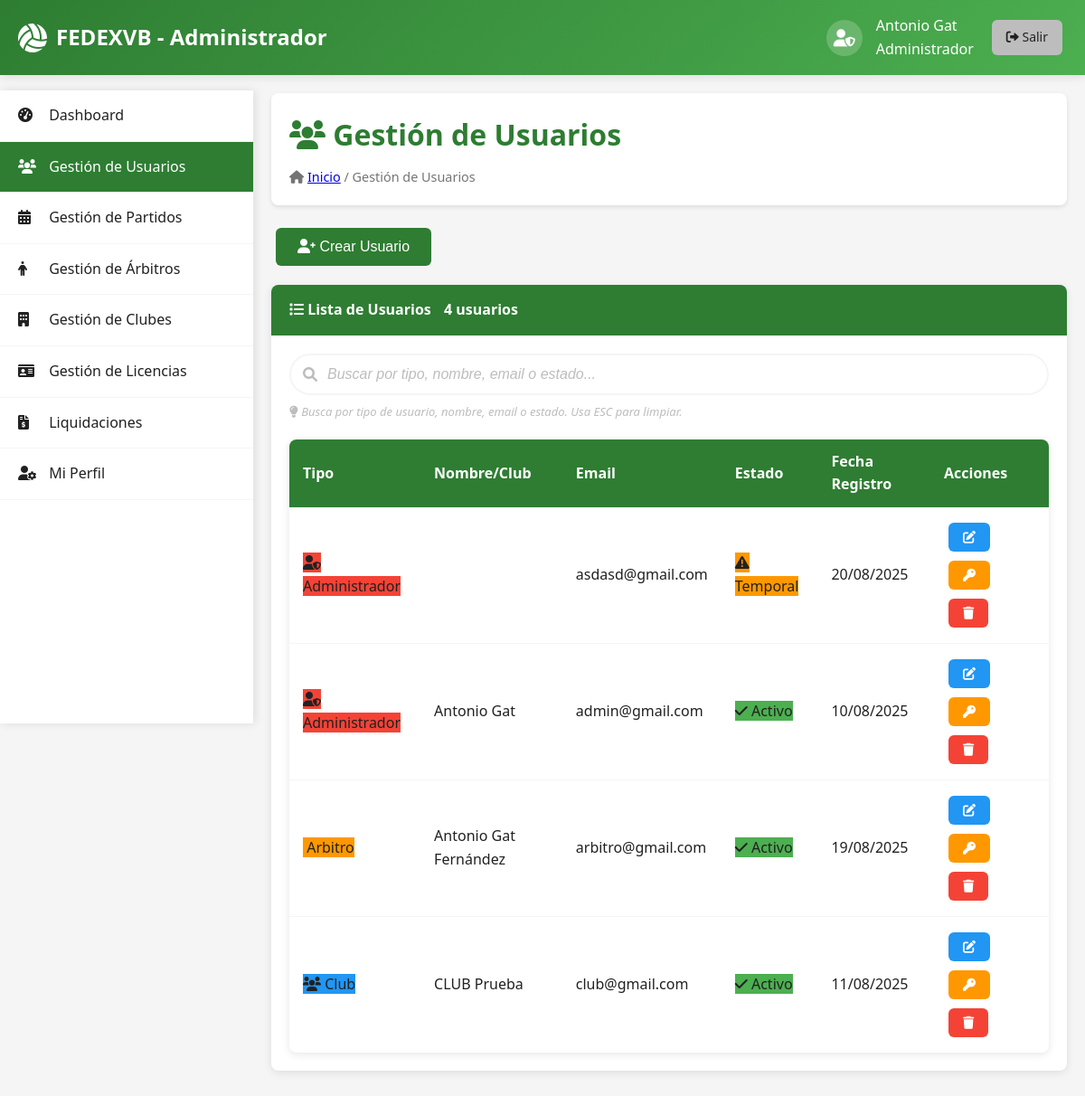
The app's page /admin/usuarios.php (signed in) with its own data.
### tables this page shows
CREATE TABLE IF NOT EXISTS `usuarios` (
  `id` int(11) NOT NULL AUTO_INCREMENT,
  `tipo_usuario` enum('administrador','arbitro','club') NOT NULL,
  `email` varchar(255) NOT NULL,
  `password` varchar(255) NOT NULL,
  `password_temporal` tinyint(1) DEFAULT 1,
  `fecha_creacion` timestamp NOT NULL DEFAULT current_timestamp(),
  `activo` tinyint(1) DEFAULT 1,
  PRIMARY KEY (`id`),
  UNIQUE KEY `email` (`email`)
);

### includes/functions.php (called while the page is built, shortened)
<?php
function format_date($date, $format = 'd/m/Y') {
    return date($format, strtotime($date));
}
function get_user_avatar($user_type) {
    switch ($user_type) {
        case 'administrador':
            return 'fas fa-user-shield';
        case 'arbitro':
            return 'fas fa-whistle';
        case 'club':
            return 'fas fa-users';
    }
}
?>

### admin/usuarios.php (the view, shortened to what this page needs)
<?php
require_once __DIR__ . '/../includes/functions.php';
$database = new Database();
$conn = $database->getConnection();
$query = "SELECT u.*,
                 CASE
                     WHEN u.tipo_usuario = 'administrador' THEN CONCAT(a.nombre, ' ', a.apellidos)
                     WHEN u.tipo_usuario = 'arbitro' THEN CONCAT(ar.nombre, ' ', ar.apellidos)
                     WHEN u.tipo_usuario = 'club' THEN c.nombre_club
                 END as nombre_completo
          FROM usuarios u
          LEFT JOIN administradores a ON u.id = a.usuario_id
          LEFT JOIN arbitros ar ON u.id = ar.usuario_id
          LEFT JOIN clubes c ON u.id = c.usuario_id
          WHERE u.activo = 1
          ORDER BY u.tipo_usuario, nombre_completo";
$stmt = $conn->prepare($query);
$stmt->execute();
$usuarios = $stmt->fetchAll(PDO::FETCH_ASSOC);
?>
<!DOCTYPE html>
<html lang="es">
<head>
    <link rel="stylesheet" href="../assets/css/style.css">
    <link rel="stylesheet" href="../assets/css/search-bar.css">
    <link rel="stylesheet" href="https://cdnjs.cloudflare.com/ajax/libs/font-awesome/6.0.0/css/all.min.css">
</head>
<body>
    <header class="header">
        <div class="container">
            <div class="header-content">
                <div class="logo">
                    <i class="fas fa-volleyball-ball"></i>
                    <span>FEDEXVB - Administrador</span>
                </div>
                <div class="user-info">
                    <div class="user-avatar">
                        <i class="fas fa-user-shield"></i>
                    </div>
                    <div>
                        <div class="user-name"><?php echo $_SESSION['user_name'] . ' ' . $_SESSION['user_lastname']; ?></div>
                        <div class="user-role">Administrador</div>
                    </div>
                    <a href="../includes/logout.php" class="btn btn-secondary btn-sm">
                        <i class="fas fa-sign-out-alt"></i> Salir
                    </a>
                </div>
            </div>
        </div>
    </header>
    <nav class="sidebar">
        <ul class="sidebar-menu">
            <li><a href="dashboard.php"><i class="fas fa-tachometer-alt"></i> Dashboard</a></li>
            <li><a href="usuarios.php" class="active"><i class="fas fa-users"></i> Gestión de Usuarios</a></li>
            <li><a href="partidos.php"><i class="fas fa-calendar-alt"></i> Gestión de Partidos</a></li>
            <li><a href="arbitros.php"><i class="fa-solid fa-person"></i> Gestión de Árbitros</a></li>
            <li><a href="clubes.php"><i class="fas fa-building"></i> Gestión de Clubes</a></li>
            <li><a href="licencias.php"><i class="fas fa-id-card"></i> Gestión de Licencias</a></li>
            <li><a href="liquidaciones.php"><i class="fas fa-file-invoice-dollar"></i> Liquidaciones</a></li>
            <li><a href="perfil.php"><i class="fas fa-user-cog"></i> Mi Perfil</a></li>
        </ul>
    </nav>
    <main class="main-content">
        <div class="content-header">
            <h1><i class="fas fa-users"></i> Gestión de Usuarios</h1>
            <div class="breadcrumb">
                <i class="fas fa-home"></i> <a href="dashboard.php">Inicio</a> / Gestión de Usuarios
            </div>
        </div>
        <div class="mb-3">
            <button onclick="openModal('createUserModal')" class="btn btn-primary">
                <i class="fas fa-user-plus"></i> Crear Usuario
            </button>
        </div>
        <div class="card">
            <div class="card-header">
                <i class="fas fa-list"></i> Lista de Usuarios
                <span class="badge" style="background: var(--primary-green); color: white; margin-left: 10px;">
                    <span id="total-count"><?php echo count($usuarios); ?></span> usuarios
                </span>
            </div>
            <div class="card-body">
                <div class="search-container">
                    <div class="search-input-group">
                        <div class="search-input-icon">
                            <i class="fas fa-search"></i>
                            <input type="text"
                                   id="searchInput"
                                   placeholder="Buscar por tipo, nombre, email o estado..."
                                   class="search-input-field">
                        </div>
                    </div>
                    <div class="search-help">
                        <i class="fas fa-lightbulb"></i>
                        <em>Busca por tipo de usuario, nombre, email o estado. Usa ESC para limpiar.</em>
                    </div>
                </div>
                <div class="table-responsive">
                    <table class="table data-table searchable-table" id="usersTable">
                        <thead>
                            <tr>
                                <th data-sortable>Tipo</th>
                                <th data-sortable>Nombre/Club</th>
                                <th data-sortable>Email</th>
                                <th>Estado</th>
                                <th>Fecha Registro</th>
                                <th>Acciones</th>
                            </tr>
                        </thead>
                        <tbody>
                            <?php foreach ($usuarios as $usuario): ?>
                            <tr>
                                <td>
                                    <span class="badge" style="background:
                                        <?php
                                        echo $usuario['tipo_usuario'] == 'administrador' ? 'var(--error)' :
                                             ($usuario['tipo_usuario'] == 'arbitro' ? 'var(--warning)' : 'var(--info)');
                                        ?>">
                                        <i class="fas <?php echo get_user_avatar($usuario['tipo_usuario']); ?>"></i>
                                        <?php echo ucfirst($usuario['tipo_usuario']); ?>
                                    </span>
                                </td>
                                <td><?php echo $usuario['nombre_completo']; ?></td>
                                <td><?php echo $usuario['email']; ?></td>
                                <td>
                                    <?php if ($usuario['password_temporal']): ?>
                                        <span class="badge" style="background: var(--warning);">
                                            <i class="fas fa-exclamation-triangle"></i> Temporal
                                        </span>
                                    <?php else: ?>
                                        <span class="badge" style="background: var(--success);">
                                            <i class="fas fa-check"></i> Activo
                                        </span>
                                    <?php endif; ?>
                                </td>
                                <td><?php echo format_date($usuario['fecha_creacion']); ?></td>
                                <td>
                                    <button onclick="editUser(<?php echo $usuario['id']; ?>)" class="btn btn-info btn-sm">
                                        <i class="fas fa-edit"></i>
                                    </button>
                                    <button onclick="resetPassword(<?php echo $usuario['id']; ?>)" class="btn btn-warning btn-sm">
                                        <i class="fas fa-key"></i>
                                    </button>
                                    <button onclick="deleteUser(<?php echo $usuario['id']; ?>)" class="btn btn-danger btn-sm btn-delete"
                                            data-message="¿Está seguro de desactivar este usuario?">
                                        <i class="fas fa-trash"></i>
                                    </button>
                                </td>
                            </tr>
                            <?php endforeach; ?>
                        </tbody>
                    </table>
                </div>
            </div>
        </div>
    </main>
</body>
</html>

### assets/css/style.css (style rules this page uses)
:root { --primary-green: #2E7D32; --light-green: #4CAF50; --dark-green: #1B5E20; --primary-black: #212121; --light-black: #424242; --primary-white: #FFFFFF; --light-gray: #F5F5F5; --medium-gray: #BDBDBD; --dark-gray: #757575; --success: #4CAF50; --warning: #FF9800; --error: #F44336; --info: #2196F3; }
* { margin: 0; padding: 0; box-sizing: border-box; }
body { font-family: 'Segoe UI', Tahoma, Geneva, Verdana, sans-serif; background-color: var(--light-gray); color: var(--primary-black); line-height: 1.6; }
.container { max-width: 1200px; margin: 0 auto; padding: 0 20px; }
.header { background: linear-gradient(135deg, var(--primary-green), var(--light-green)); color: var(--primary-white); padding: 1rem 0; box-shadow: 0 2px 10px rgba(0,0,0,0.1); }
.header-content { display: flex; justify-content: space-between; align-items: center; flex-wrap: wrap; }
.logo { display: flex; align-items: center; gap: 10px; font-size: 1.5rem; font-weight: bold; }
.logo i { font-size: 2rem; }
.user-info { display: flex; align-items: center; gap: 15px; color: var(--primary-white); }
.user-avatar { width: 40px; height: 40px; background-color: rgba(255,255,255,0.2); border-radius: 50%; display: flex; align-items: center; justify-content: center; font-size: 1.2rem; }
.sidebar { background-color: var(--primary-white); width: 280px; height: calc(100vh - 100px); position: fixed; left: 0; top: 100px; overflow-y: auto; box-shadow: 2px 0 10px rgba(0,0,0,0.1); z-index: 1000; }
.sidebar-menu { list-style: none; padding: 0; }
.sidebar-menu li { border-bottom: 1px solid var(--light-gray); }
.sidebar-menu a { display: block; padding: 15px 20px; text-decoration: none; color: var(--primary-black); transition: all 0.3s ease; }
.sidebar-menu a.active { background-color: var(--primary-green); color: var(--primary-white); }
.sidebar-menu i { margin-right: 10px; width: 20px; }
.main-content { margin-left: 280px; padding: 20px; min-height: calc(100vh - 100px); }
.content-header { background-color: var(--primary-white); padding: 20px; border-radius: 8px; margin-bottom: 20px; box-shadow: 0 2px 5px rgba(0,0,0,0.1); }
.content-header h1 { color: var(--primary-green); margin-bottom: 10px; }
.breadcrumb { color: var(--dark-gray); font-size: 0.9rem; }
.card { background-color: var(--primary-white); border-radius: 8px; box-shadow: 0 2px 10px rgba(0,0,0,0.1); margin-bottom: 20px; overflow: hidden; }
.card-header { background-color: var(--primary-green); color: var(--primary-white); padding: 15px 20px; font-weight: bold; }
.card-body { padding: 20px; }
.btn { display: inline-block; padding: 12px 24px; border: none; border-radius: 6px; cursor: pointer; text-decoration: none; font-size: 1rem; font-weight: 500; text-align: center; transition: all 0.3s ease; margin: 5px; }
.btn-primary { background-color: var(--primary-green); color: var(--primary-white); }
.btn-secondary { background-color: var(--medium-gray); color: var(--primary-black); }
.btn-warning { background-color: var(--warning); color: var(--primary-white); }
.btn-danger { background-color: var(--error); color: var(--primary-white); }
.btn-info { background-color: var(--info); color: var(--primary-white); }
.btn-sm { padding: 8px 16px; font-size: 0.875rem; }
.table { width: 100%; border-collapse: collapse; background-color: var(--primary-white); border-radius: 8px; overflow: hidden; box-shadow: 0 2px 10px rgba(0,0,0,0.1); }
.table th, .table td { padding: 12px 15px; text-align: left; border-bottom: 1px solid var(--light-gray); }
.table th { background-color: var(--primary-green); color: var(--primary-white); font-weight: 600; }
.table tr:last-child td { border-bottom: none; }
.mb-3 { margin-bottom: 1rem; }
.table thead th { background-color: var(--primary-green); color: white; border: none; font-weight: 600; }

### records on screen
usuarios: tipo_usuario "Administrador", email "asdasd@gmail.com", password_temporal 1 (drawn), fecha_creacion "20/08/2025"
usuarios: tipo_usuario "Administrador", nombre_completo "Antonio Gat", email "admin@gmail.com", password_temporal 0 (drawn), fecha_creacion "10/08/2025"
usuarios: tipo_usuario "Arbitro", nombre_completo "Antonio Gat Fernández", email "arbitro@gmail.com", password_temporal 0 (drawn), fecha_creacion "19/08/2025"
usuarios: tipo_usuario "Club", nombre_completo "CLUB Prueba", email "club@gmail.com", password_temporal 0 (drawn), fecha_creacion "11/08/2025"

### other values on screen
$_SESSION['user_name'] "Antonio"
$_SESSION['user_lastname'] "Gat"
count($usuarios) "4"
